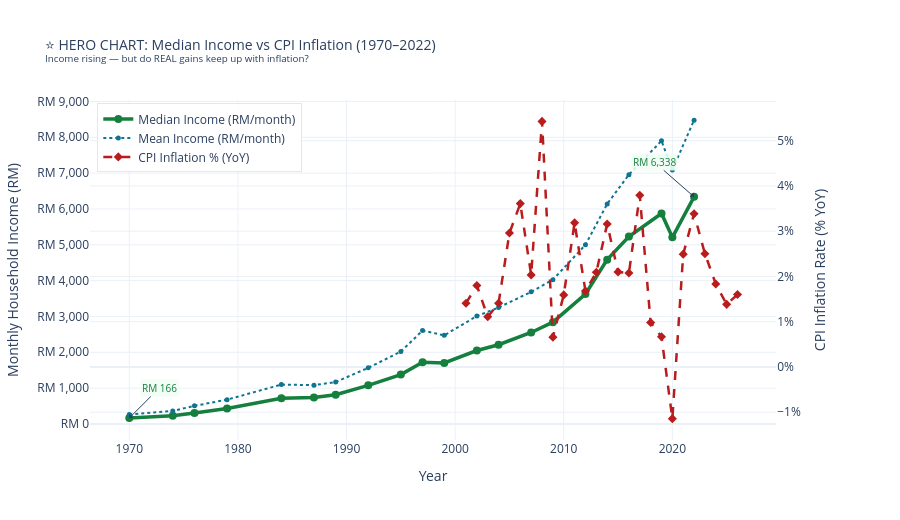

Here is the notebook cell this chart was saved with:
### Code cell
# ============================================================
# CELL 7 — CHART 6: HERO CHART — Median Income vs CPI Inflation
# ⭐ THE MAIN CHART — dual Y-axis: income (RM) vs inflation (%)
# ============================================================

# Aggregate monthly CPI to annual average (overall division only)
cpi_overall = cpi_inflation[
    (cpi_inflation['division'] == 'overall') &
    (cpi_inflation['inflation_yoy'].notna())
].copy()
cpi_yr = cpi_overall.groupby('year')['inflation_yoy'].mean().reset_index()
cpi_yr.columns = ['year', 'cpi_yoy']

income = hh_income.sort_values('year').copy()

income_yr_range = f"{int(income['year'].min())}–{int(income['year'].max())}"
cpi_yr_range    = f"{int(cpi_yr['year'].min())}–{int(cpi_yr['year'].max())}"
print(f'Income years : {income_yr_range}  |  rows: {len(income)}')
print(f'CPI years    : {cpi_yr_range}  |  rows: {len(cpi_yr)}')

fig = make_subplots(specs=[[{'secondary_y': True}]])

# Median income (primary Y)
fig.add_trace(go.Scatter(
    x=income['year'], y=income['income_median'],
    mode='lines+markers', name='Median Income (RM/month)',
    line=dict(color='#15803D', width=3.5), marker=dict(size=8),
    hovertemplate='%{x}: <b>RM %{y:,.0f}</b>/month<extra></extra>'
), secondary_y=False)

# Mean income (primary Y, dotted)
fig.add_trace(go.Scatter(
    x=income['year'], y=income['income_mean'],
    mode='lines+markers', name='Mean Income (RM/month)',
    line=dict(color='#0E7490', width=2, dash='dot'), marker=dict(size=5),
    hovertemplate='%{x}: RM %{y:,.0f}<extra></extra>'
), secondary_y=False)

# CPI YoY inflation (secondary Y)
fig.add_trace(go.Scatter(
    x=cpi_yr['year'], y=cpi_yr['cpi_yoy'],
    mode='lines+markers', name='CPI Inflation % (YoY)',
    line=dict(color='#B91C1C', width=2.5, dash='dash'),
    marker=dict(size=7, symbol='diamond'),
    hovertemplate='%{x}: <b>%{y:.1f}%</b> inflation<extra></extra>'
), secondary_y=True)

# Annotate first and last income
first_inc = income.iloc[0]
last_inc  = income.iloc[-1]
fig.add_annotation(
    x=first_inc['year'], y=first_inc['income_median'],
    text=f'RM {first_inc["income_median"]:,.0f}',
    showarrow=True, arrowhead=1, ax=30, ay=-30,
    font=dict(size=10, color='#15803D'), bgcolor='rgba(240,253,244,0.9)'
)
fig.add_annotation(
    x=last_inc['year'], y=last_inc['income_median'],
    text=f'RM {last_inc["income_median"]:,.0f}',
    showarrow=True, arrowhead=1, ax=-40, ay=-35,
    font=dict(size=10, color='#15803D'), bgcolor='rgba(240,253,244,0.9)'
)

fig.update_layout(
    title=f'⭐ HERO CHART: Median Income vs CPI Inflation ({income_yr_range})<br>'
          f'<sup>Income rising — but do REAL gains keep up with inflation?</sup>',
    template='plotly_white', height=520, title_font_size=14,
    legend=dict(x=0.01, y=0.99, bgcolor='rgba(255,255,255,0.9)',
                bordercolor='#E5E7EB', borderwidth=1),
    hovermode='x unified'
)
fig.update_yaxes(title_text='Monthly Household Income (RM)', secondary_y=False,
                 tickprefix='RM ', tickformat=',')
fig.update_yaxes(title_text='CPI Inflation Rate (% YoY)', secondary_y=True,
                 ticksuffix='%')
fig.update_xaxes(title_text='Year')

fig.write_html('../outputs/chart06_income_vs_cpi_hero.html')
fig.show()

# Store cpi_yr for reuse in Chart 7
income_growth = ((last_inc['income_median'] / first_inc['income_median']) - 1) * 100
print(f'\n✅  Saved: outputs/chart06_income_vs_cpi_hero.html')
print(f'INSIGHT: Median income rose RM {first_inc["income_median"]:,.0f} → RM {last_inc["income_median"]:,.0f} = +{income_growth:.0f}%')
print('         BUT: Inflation spikes erode real gains. See Chart 7 for the real picture.')

### Figure 1 — Plotly figure (JSON) as saved in the notebook; plotly's stock layout.template omitted (floating-point values rounded to 4 significant figures)
{"data": [{"hovertemplate": "%{x}: <b>RM %{y:,.0f}</b>/month<extra></extra>", "line": {"color": "#15803D", "width": 3.5}, "marker": {"size": 8}, "mode": "lines+markers", "name": "Median Income (RM/month)", "type": "scatter", "x": [1970, 1974, 1976, 1979, 1984, 1987, 1989, 1992, 1995, 1997, 1999, 2002, 2004, 2007, 2009, 2012, 2014, 2016, 2019, 2020, 2022], "xaxis": "x", "y": [166, 227, 308, 429, 719, 738, 816, 1077, 1377, 1724, 1704, 2049, 2211, 2552, 2841, 3626, 4585, 5228, 5873, 5209, 6338], "yaxis": "y"}, {"hovertemplate": "%{x}: RM %{y:,.0f}<extra></extra>", "line": {"color": "#0E7490", "dash": "dot", "width": 2}, "marker": {"size": 5}, "mode": "lines+markers", "name": "Mean Income (RM/month)", "type": "scatter", "x": [1970, 1974, 1976, 1979, 1984, 1987, 1989, 1992, 1995, 1997, 1999, 2002, 2004, 2007, 2009, 2012, 2014, 2016, 2019, 2020, 2022], "xaxis": "x", "y": [264, 362, 505, 678, 1098, 1083, 1169, 1566, 2020, 2606, 2472, 3011, 3249, 3686, 4025, 5000, 6141, 6958, 7901, 7089, 8479], "yaxis": "y"}, {"hovertemplate": "%{x}: <b>%{y:.1f}%</b> inflation<extra></extra>", "line": {"color": "#B91C1C", "dash": "dash", "width": 2.5}, "marker": {"size": 7, "symbol": "diamond"}, "mode": "lines+markers", "name": "CPI Inflation % (YoY)", "type": "scatter", "x": [2001, 2002, 2003, 2004, 2005, 2006, 2007, 2008, 2009, 2010, 2011, 2012, 2013, 2014, 2015, 2016, 2017, 2018, 2019, 2020, 2021, 2022, 2023, 2024, 2025, 2026], "xaxis": "x", "y": [1.408, 1.8, 1.108, 1.408, 2.958, 3.608, 2.033, 5.425, 0.6583, 1.592, 3.183, 1.675, 2.092, 3.158, 2.1, 2.075, 3.792, 0.9833, 0.6667, -1.142, 2.492, 3.383, 2.5, 1.833, 1.383, 1.6], "yaxis": "y2"}], "layout": {"annotations": [{"arrowhead": 1, "ax": 30, "ay": -30, "bgcolor": "rgba(240,253,244,0.9)", "font": {"color": "#15803D", "size": 10}, "showarrow": true, "text": "RM 166", "x": 1970, "y": 166}, {"arrowhead": 1, "ax": -40, "ay": -35, "bgcolor": "rgba(240,253,244,0.9)", "font": {"color": "#15803D", "size": 10}, "showarrow": true, "text": "RM 6,338", "x": 2022, "y": 6338}], "height": 520, "hovermode": "x unified", "legend": {"bgcolor": "rgba(255,255,255,0.9)", "bordercolor": "#E5E7EB", "borderwidth": 1, "x": 0.01, "y": 0.99}, "title": {"font": {"size": 14}, "text": "⭐ HERO CHART: Median Income vs CPI Inflation (1970–2022)<br><sup>Income rising — but do REAL gains keep up with inflation?</sup>"}, "xaxis": {"anchor": "y", "domain": [0, 0.94], "title": {"text": "Year"}}, "yaxis": {"anchor": "x", "domain": [0, 1], "tickformat": ",", "tickprefix": "RM ", "title": {"text": "Monthly Household Income (RM)"}}, "yaxis2": {"anchor": "x", "overlaying": "y", "side": "right", "ticksuffix": "%", "title": {"text": "CPI Inflation Rate (% YoY)"}}}}
